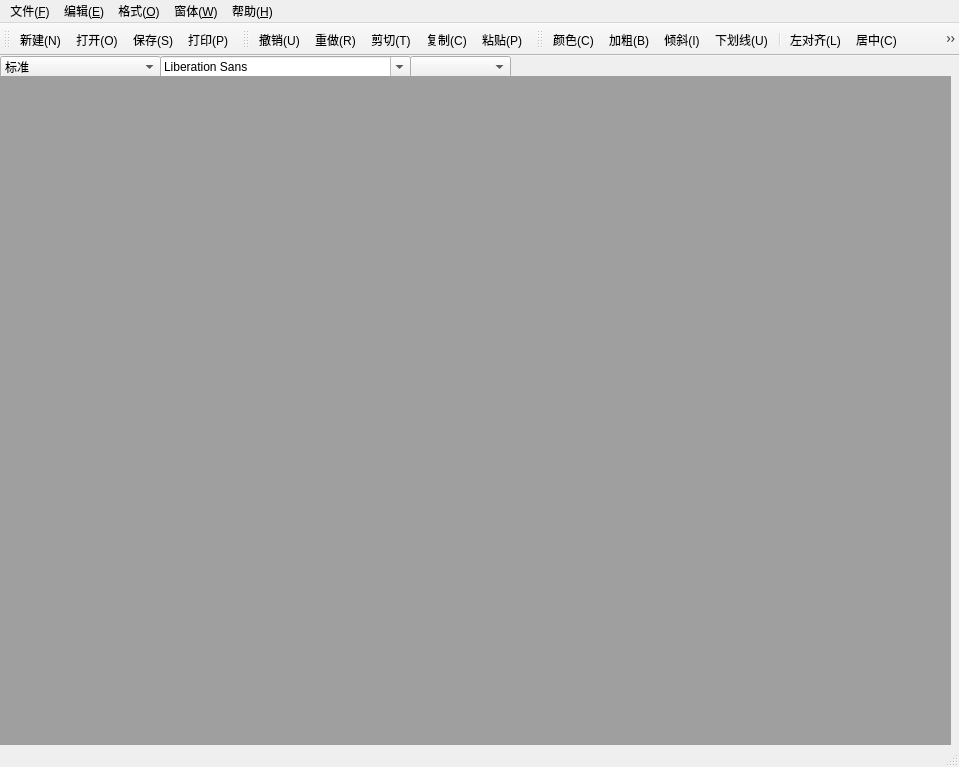
<?xml version="1.0" encoding="UTF-8"?>
<ui version="4.0">
 <class>MainWindow</class>
 <widget class="QMainWindow" name="MainWindow">
  <property name="geometry">
   <rect>
    <x>0</x>
    <y>0</y>
    <width>959</width>
    <height>767</height>
   </rect>
  </property>
  <property name="windowTitle">
   <string>我的WPS</string>
  </property>
  <widget class="QWidget" name="centralwidget">
   <widget class="QComboBox" name="comboBox">
    <property name="geometry">
     <rect>
      <x>0</x>
      <y>0</y>
      <width>161</width>
      <height>22</height>
     </rect>
    </property>
    <item>
     <property name="text">
      <string>标准</string>
     </property>
    </item>
    <item>
     <property name="text">
      <string>项目符号(●)</string>
     </property>
    </item>
    <item>
     <property name="text">
      <string>项目符号(○)</string>
     </property>
    </item>
    <item>
     <property name="text">
      <string>项目符号(□)</string>
     </property>
    </item>
    <item>
     <property name="text">
      <string>项目符号(1.2.3.)</string>
     </property>
    </item>
    <item>
     <property name="text">
      <string>项目符号(a.b.c.)</string>
     </property>
    </item>
    <item>
     <property name="text">
      <string>项目符号(A.B.C.)</string>
     </property>
    </item>
    <item>
     <property name="text">
      <string>项目符号(i.ii.iii.)</string>
     </property>
    </item>
    <item>
     <property name="text">
      <string>项目符号(I.II.III.)</string>
     </property>
    </item>
   </widget>
   <widget class="QFontComboBox" name="fontComboBox">
    <property name="geometry">
     <rect>
      <x>160</x>
      <y>0</y>
      <width>251</width>
      <height>22</height>
     </rect>
    </property>
   </widget>
   <widget class="QComboBox" name="sizeComboBox">
    <property name="geometry">
     <rect>
      <x>410</x>
      <y>0</y>
      <width>101</width>
      <height>22</height>
     </rect>
    </property>
   </widget>
   <widget class="QMdiArea" name="mdiArea">
    <property name="geometry">
     <rect>
      <x>0</x>
      <y>20</y>
      <width>951</width>
      <height>681</height>
     </rect>
    </property>
   </widget>
  </widget>
  <widget class="QMenuBar" name="menubar">
   <property name="geometry">
    <rect>
     <x>0</x>
     <y>0</y>
     <width>959</width>
     <height>21</height>
    </rect>
   </property>
   <widget class="QMenu" name="menu_s">
    <property name="title">
     <string>文件(&amp;F)</string>
    </property>
    <addaction name="newAction"/>
    <addaction name="openAction"/>
    <addaction name="saveAction"/>
    <addaction name="saveAsAction"/>
    <addaction name="printAction"/>
    <addaction name="printPreviewAction"/>
    <addaction name="exitAction"/>
   </widget>
   <widget class="QMenu" name="menu_E">
    <property name="title">
     <string>编辑(&amp;E)</string>
    </property>
    <addaction name="uodoAction"/>
    <addaction name="redoAction"/>
    <addaction name="cutAction"/>
    <addaction name="copyAction"/>
    <addaction name="pasteAction"/>
   </widget>
   <widget class="QMenu" name="menu_O">
    <property name="title">
     <string>格式(&amp;O)</string>
    </property>
    <widget class="QMenu" name="menu_D">
     <property name="title">
      <string>字体(D)</string>
     </property>
     <addaction name="boldAction"/>
     <addaction name="italicAction"/>
     <addaction name="underlindeAction"/>
    </widget>
    <widget class="QMenu" name="menu">
     <property name="title">
      <string>段落</string>
     </property>
     <addaction name="leftAlignAction"/>
     <addaction name="centerAction"/>
     <addaction name="rightAlignAction"/>
     <addaction name="justifyAction"/>
    </widget>
    <addaction name="menu_D"/>
    <addaction name="menu"/>
    <addaction name="colorAction"/>
   </widget>
   <widget class="QMenu" name="menu_W">
    <property name="title">
     <string>窗体(&amp;W)</string>
    </property>
    <addaction name="closeAction"/>
    <addaction name="closeAllAction"/>
    <addaction name="titleAction"/>
    <addaction name="cascadeAction"/>
    <addaction name="nextAction"/>
    <addaction name="previousAction"/>
   </widget>
   <widget class="QMenu" name="menu_H">
    <property name="title">
     <string>帮助(&amp;H)</string>
    </property>
    <addaction name="aboutAction"/>
   </widget>
   <addaction name="menu_s"/>
   <addaction name="menu_E"/>
   <addaction name="menu_O"/>
   <addaction name="menu_W"/>
   <addaction name="menu_H"/>
  </widget>
  <widget class="QStatusBar" name="statusbar"/>
  <widget class="QToolBar" name="toolBar">
   <property name="windowTitle">
    <string>toolBar</string>
   </property>
   <attribute name="toolBarArea">
    <enum>TopToolBarArea</enum>
   </attribute>
   <attribute name="toolBarBreak">
    <bool>false</bool>
   </attribute>
   <addaction name="newAction"/>
   <addaction name="openAction"/>
   <addaction name="saveAction"/>
   <addaction name="printAction"/>
  </widget>
  <widget class="QToolBar" name="toolBar_2">
   <property name="windowTitle">
    <string>toolBar_2</string>
   </property>
   <attribute name="toolBarArea">
    <enum>TopToolBarArea</enum>
   </attribute>
   <attribute name="toolBarBreak">
    <bool>false</bool>
   </attribute>
   <addaction name="uodoAction"/>
   <addaction name="redoAction"/>
   <addaction name="cutAction"/>
   <addaction name="copyAction"/>
   <addaction name="pasteAction"/>
  </widget>
  <widget class="QToolBar" name="toolBar_3">
   <property name="windowTitle">
    <string>toolBar_3</string>
   </property>
   <attribute name="toolBarArea">
    <enum>TopToolBarArea</enum>
   </attribute>
   <attribute name="toolBarBreak">
    <bool>false</bool>
   </attribute>
   <addaction name="colorAction"/>
   <addaction name="boldAction"/>
   <addaction name="italicAction"/>
   <addaction name="underlindeAction"/>
   <addaction name="separator"/>
   <addaction name="leftAlignAction"/>
   <addaction name="centerAction"/>
   <addaction name="rightAlignAction"/>
   <addaction name="justifyAction"/>
  </widget>
  <action name="newAction">
   <property name="icon">
    <iconset resource="image.qrc">
     <normaloff>:/images/new.png</normaloff>:/images/new.png</iconset>
   </property>
   <property name="text">
    <string>新建(N)</string>
   </property>
   <property name="statusTip">
    <string>创建一个新文档</string>
   </property>
   <property name="shortcut">
    <string>Ctrl+N</string>
   </property>
  </action>
  <action name="openAction">
   <property name="icon">
    <iconset resource="image.qrc">
     <normaloff>:/images/fileopen.png</normaloff>:/images/fileopen.png</iconset>
   </property>
   <property name="text">
    <string>打开(O)</string>
   </property>
   <property name="statusTip">
    <string>打开一个已存在的文档</string>
   </property>
   <property name="shortcut">
    <string>Ctrl+O</string>
   </property>
  </action>
  <action name="saveAction">
   <property name="icon">
    <iconset resource="image.qrc">
     <normaloff>:/images/save.png</normaloff>:/images/save.png</iconset>
   </property>
   <property name="text">
    <string>
保存(S)
</string>
   </property>
   <property name="shortcut">
    <string>Ctrl+S</string>
   </property>
  </action>
  <action name="saveAsAction">
   <property name="icon">
    <iconset resource="image.qrc">
     <normaloff>:/images/save.png</normaloff>:/images/save.png</iconset>
   </property>
   <property name="text">
    <string>另存为(A)</string>
   </property>
  </action>
  <action name="printAction">
   <property name="icon">
    <iconset resource="image.qrc">
     <normaloff>:/images/print.png</normaloff>:/images/print.png</iconset>
   </property>
   <property name="text">
    <string>打印(P)</string>
   </property>
   <property name="shortcut">
    <string>Ctrl+P</string>
   </property>
  </action>
  <action name="printPreviewAction">
   <property name="text">
    <string>打印预览</string>
   </property>
   <property name="statusTip">
    <string>预览打印效果</string>
   </property>
  </action>
  <action name="exitAction">
   <property name="text">
    <string>退出</string>
   </property>
   <property name="statusTip">
    <string>退出应用程序</string>
   </property>
  </action>
  <action name="uodoAction">
   <property name="icon">
    <iconset resource="image.qrc">
     <normaloff>:/images/undo.png</normaloff>:/images/undo.png</iconset>
   </property>
   <property name="text">
    <string>撤销(U)</string>
   </property>
   <property name="statusTip">
    <string>撤销当前操作</string>
   </property>
   <property name="shortcut">
    <string>Ctrl+Z</string>
   </property>
  </action>
  <action name="redoAction">
   <property name="icon">
    <iconset resource="image.qrc">
     <normaloff>:/images/redo.png</normaloff>:/images/redo.png</iconset>
   </property>
   <property name="text">
    <string>重做(R)</string>
   </property>
   <property name="statusTip">
    <string>恢复之前操作</string>
   </property>
   <property name="shortcut">
    <string>Ctrl+Y</string>
   </property>
  </action>
  <action name="cutAction">
   <property name="icon">
    <iconset resource="image.qrc">
     <normaloff>:/images/cut.png</normaloff>:/images/cut.png</iconset>
   </property>
   <property name="text">
    <string>剪切(T)</string>
   </property>
   <property name="statusTip">
    <string>从文档中裁剪所选内容</string>
   </property>
   <property name="shortcut">
    <string>Ctrl+X</string>
   </property>
  </action>
  <action name="copyAction">
   <property name="icon">
    <iconset resource="image.qrc">
     <normaloff>:/images/copy.png</normaloff>:/images/copy.png</iconset>
   </property>
   <property name="text">
    <string>复制(C)</string>
   </property>
   <property name="statusTip">
    <string>复制所选内容并放入剪切板</string>
   </property>
   <property name="shortcut">
    <string>Ctrl+C</string>
   </property>
  </action>
  <action name="pasteAction">
   <property name="icon">
    <iconset resource="image.qrc">
     <normaloff>:/images/paste.png</normaloff>:/images/paste.png</iconset>
   </property>
   <property name="text">
    <string>粘贴(P)</string>
   </property>
   <property name="statusTip">
    <string>将剪切板的内容粘贴到文档</string>
   </property>
   <property name="shortcut">
    <string>Ctrl+V</string>
   </property>
  </action>
  <action name="colorAction">
   <property name="icon">
    <iconset resource="image.qrc">
     <normaloff>:/images/color.ico</normaloff>:/images/color.ico</iconset>
   </property>
   <property name="text">
    <string>颜色(C)</string>
   </property>
  </action>
  <action name="boldAction">
   <property name="checkable">
    <bool>true</bool>
   </property>
   <property name="icon">
    <iconset resource="image.qrc">
     <normaloff>:/images/bold.png</normaloff>:/images/bold.png</iconset>
   </property>
   <property name="text">
    <string>加粗(B)</string>
   </property>
  </action>
  <action name="italicAction">
   <property name="checkable">
    <bool>true</bool>
   </property>
   <property name="icon">
    <iconset resource="image.qrc">
     <normaloff>:/images/italic.png</normaloff>:/images/italic.png</iconset>
   </property>
   <property name="text">
    <string>倾斜(I)</string>
   </property>
   <property name="statusTip">
    <string>将所选文字用斜体显示</string>
   </property>
   <property name="shortcut">
    <string>Ctrl+I</string>
   </property>
  </action>
  <action name="underlindeAction">
   <property name="checkable">
    <bool>true</bool>
   </property>
   <property name="icon">
    <iconset resource="image.qrc">
     <normaloff>:/images/under.png</normaloff>:/images/under.png</iconset>
   </property>
   <property name="text">
    <string>下划线(U)</string>
   </property>
   <property name="statusTip">
    <string>将多选文字加下划线</string>
   </property>
   <property name="shortcut">
    <string>Ctrl+U</string>
   </property>
  </action>
  <action name="leftAlignAction">
   <property name="icon">
    <iconset resource="image.qrc">
     <normaloff>:/images/left.png</normaloff>:/images/left.png</iconset>
   </property>
   <property name="text">
    <string>左对齐(L)</string>
   </property>
   <property name="statusTip">
    <string>将所选文字左对齐</string>
   </property>
   <property name="shortcut">
    <string>Ctrl+S</string>
   </property>
  </action>
  <action name="centerAction">
   <property name="icon">
    <iconset resource="image.qrc">
     <normaloff>:/images/center.png</normaloff>:/images/center.png</iconset>
   </property>
   <property name="text">
    <string>居中(C)</string>
   </property>
   <property name="statusTip">
    <string>将所选文字矩阵个</string>
   </property>
   <property name="shortcut">
    <string>Ctrl+E</string>
   </property>
  </action>
  <action name="rightAlignAction">
   <property name="icon">
    <iconset resource="image.qrc">
     <normaloff>:/images/right.png</normaloff>:/images/right.png</iconset>
   </property>
   <property name="text">
    <string>右对齐(R)</string>
   </property>
   <property name="statusTip">
    <string>将所选文字右对齐</string>
   </property>
   <property name="shortcut">
    <string>Ctrl+R</string>
   </property>
  </action>
  <action name="justifyAction">
   <property name="icon">
    <iconset resource="image.qrc">
     <normaloff>:/images/justify.png</normaloff>:/images/justify.png</iconset>
   </property>
   <property name="text">
    <string>两端对齐(J)</string>
   </property>
   <property name="statusTip">
    <string>两端同时对齐,并根据需要调整间距</string>
   </property>
   <property name="shortcut">
    <string>Ctrl+J</string>
   </property>
  </action>
  <action name="closeAction">
   <property name="text">
    <string>关闭(O)</string>
   </property>
   <property name="statusTip">
    <string>关闭活动子窗口</string>
   </property>
  </action>
  <action name="closeAllAction">
   <property name="text">
    <string>关闭所有(A)</string>
   </property>
   <property name="statusTip">
    <string>关闭所有子窗口</string>
   </property>
  </action>
  <action name="titleAction">
   <property name="text">
    <string>平铺(T)</string>
   </property>
   <property name="statusTip">
    <string>平铺子窗口</string>
   </property>
  </action>
  <action name="cascadeAction">
   <property name="text">
    <string>层叠(C)</string>
   </property>
   <property name="statusTip">
    <string>层叠子窗口</string>
   </property>
  </action>
  <action name="nextAction">
   <property name="text">
    <string>下一个(X)</string>
   </property>
   <property name="statusTip">
    <string>移动焦点到下一个子窗口</string>
   </property>
   <property name="shortcut">
    <string>Ctrl+Tab</string>
   </property>
  </action>
  <action name="previousAction">
   <property name="text">
    <string>前一个(V)</string>
   </property>
   <property name="statusTip">
    <string>移动焦点到前一个子窗口</string>
   </property>
   <property name="shortcut">
    <string>Ctrl+Shift+Tab</string>
   </property>
  </action>
  <action name="aboutAction">
   <property name="text">
    <string>关于(A)</string>
   </property>
   <property name="statusTip">
    <string>关于WPS1.0</string>
   </property>
  </action>
 </widget>
 <resources>
  <include location="image.qrc"/>
 </resources>
 <connections/>
</ui>
